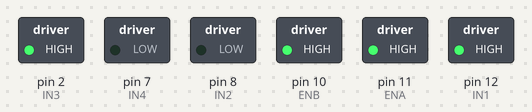
Recording of a sketch running on a simulated Arduino Uno, built with avr-gcc and run on an emulated ATmega328P. Parts: switched loads named in the sketch (green lamp = pin HIGH).

Above: at 0.1 s.
Timing chart, 0 to 1.6 s (numbered marks = the images above):
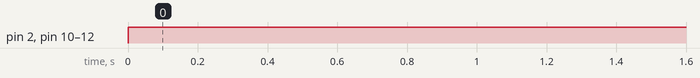

The sketch:

Motor_movement.Arduino.ino
```cpp
//motor1  variable

int ENA = 11;
int IN1 = 12;
int IN2 = 8;

//motor2 variable

int ENB = 10;
int IN3 = 2;
int IN4 = 7;


void setup() {
  // put your setup code here, to run once:

pinMode(ENA, OUTPUT);
pinMode(IN1, OUTPUT);
pinMode(IN2, OUTPUT);


pinMode(ENB, OUTPUT);
pinMode(IN3, OUTPUT);
pinMode(IN4, OUTPUT);
}

void loop() {
  // put your main code here, to run repeatedly:

//moveBackward();
moveForward();
//turnLeft();
//turnRight();
}

void turnLeft(){
  digitalWrite(ENA, 50);
  digitalWrite(IN1, LOW);
  digitalWrite(IN2, HIGH);

  digitalWrite(ENB, 150);
  digitalWrite(IN3, HIGH);
  digitalWrite(IN4, LOW);

  }


  void turnRight(){
  digitalWrite(ENA, 150);
  digitalWrite(IN1, HIGH);
  digitalWrite(IN2, LOW);

  digitalWrite(ENB, 50);
  digitalWrite(IN3, LOW);
  digitalWrite(IN4, HIGH);

  }


  void moveBackward(){
  digitalWrite(ENA, 150);
  digitalWrite(IN1, LOW);
  digitalWrite(IN2, HIGH);

  digitalWrite(ENB, 150);
  digitalWrite(IN3, LOW);
  digitalWrite(IN4, HIGH);

    }

  void moveForward(){
  digitalWrite(ENA, 150);
  digitalWrite(IN1, HIGH);
  digitalWrite(IN2, LOW);

  digitalWrite(ENB, 150);
  digitalWrite(IN3, HIGH);
  digitalWrite(IN4, LOW);

  }
```

Measured:
- by itself, pin 2 (IN3), pin 10 (ENB), pin 11 (ENA), pin 12 (IN1): LOW → HIGH at 0.00 s
